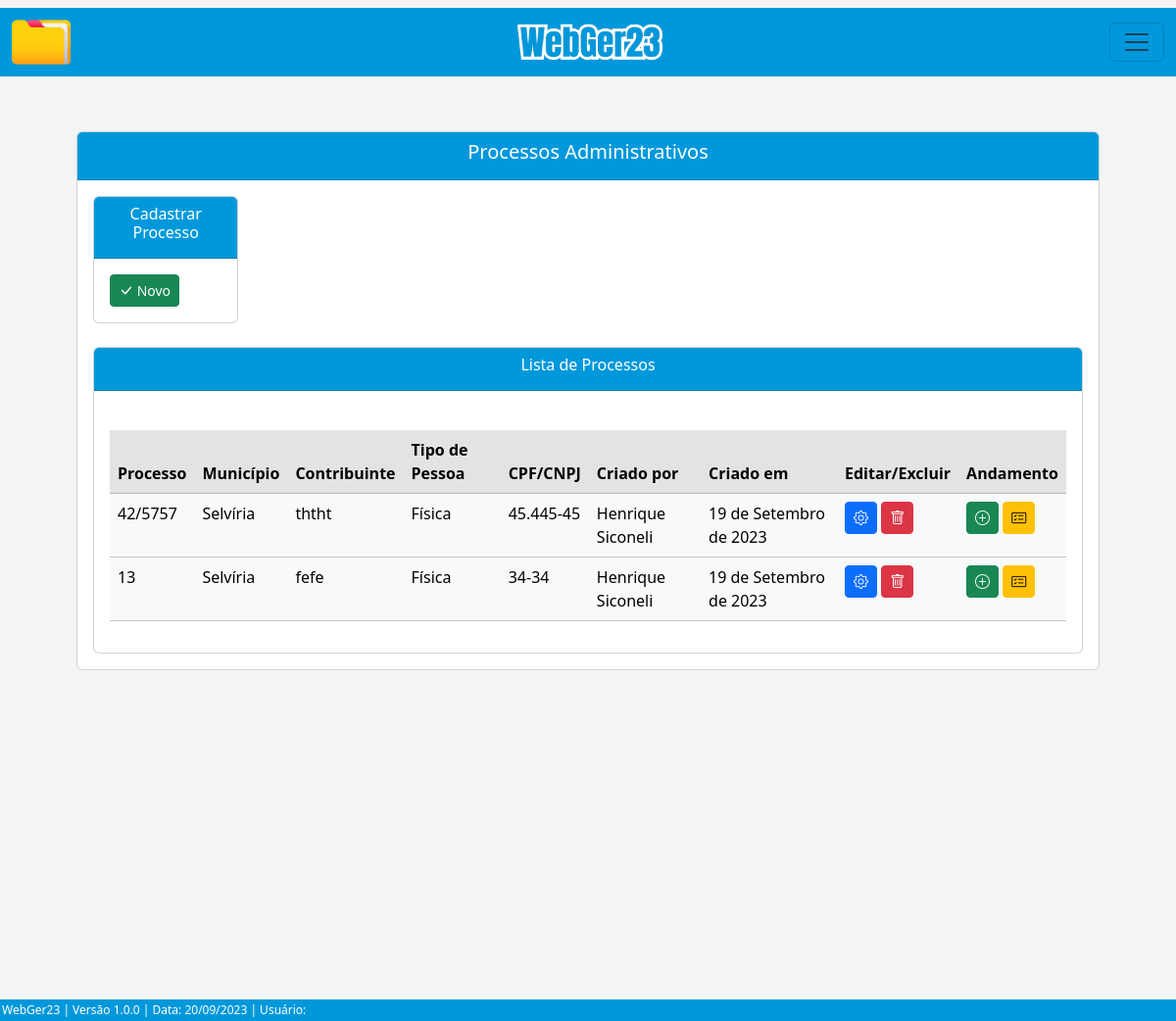
Before: /listar/processo-adm/ with the older database file.
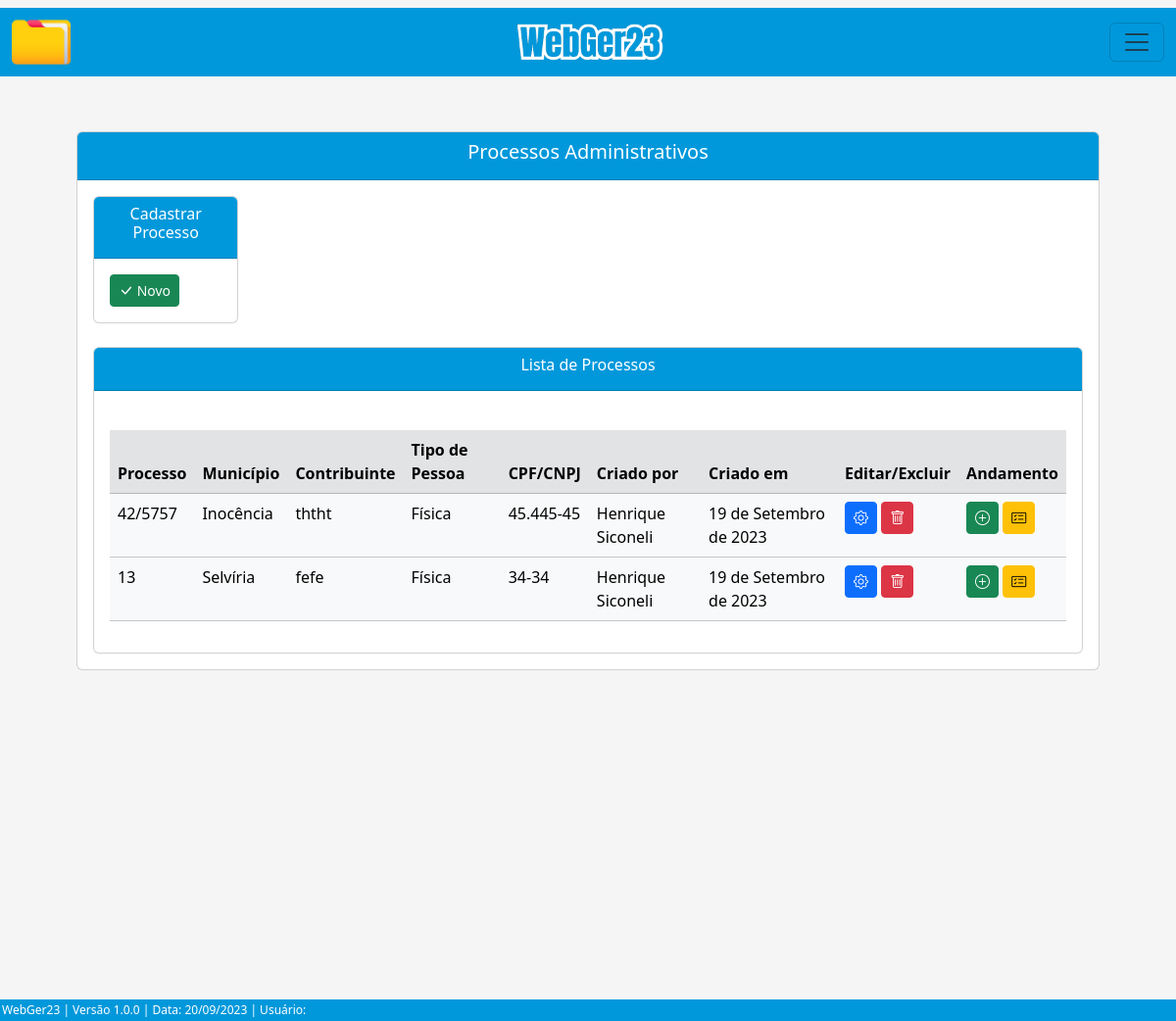
After: the same page with the newer database file.
### processo/models.py (models this page shows, shortened)
class Base(models.Model): # Classe base, será herdada pelas outras classes
    data_criacao = models.DateField('data_criação', auto_now_add=True)
    data_alteracao = models.DateField('Alterado', auto_now=True)
    ativo = models.BooleanField('Ativo?', default=True)
    class Meta:
        abstract = True

class ProcessoAdm(Base):
    ufs = (
        ('MS', 'MS'), ('MT', 'MT'), ('SP', 'SP'), ('RJ', 'RJ'),
    )
    municipios = (
        ('Selvíria', 'Selvíria'), ('Inocência', 'Inocência'),
    )
    tipo_pessoas = (
        ('Física', 'Física'), ('Jurídica', 'Jurídica'),
    )
    criador_processo_adm = models.ForeignKey(get_user_model(), verbose_name='Usuário Criador', on_delete=models.CASCADE) # Usuário que criou o processo, utilizando chave primária com o get_user_model do django, para utilizar o usuário logado automaticamente
    numero = models.CharField(unique=True, verbose_name='N°', max_length=10) # Número do processo
    municipio = models.CharField(max_length=50, choices=municipios, verbose_name='Município') # Município
    uf = models.CharField(max_length=2, choices=ufs) # UF
    data_inicial = models.DateField(blank=True, null=True) # Data Inicial do Período do processo
    data_final = models.DateField(blank=True, null=True) # Data final do Período do processo
    data_div_ativa = models.DateField(blank=True, null=True) # Data dívida ativa
    valor_atributo = models.CharField(max_length=14, blank=True, null=True)  # Valor do atributo
    valor_multa = models.CharField(max_length=14, blank=True, null=True) # Valor da multa
    valor_credito = models.CharField(max_length=14, blank=True, null=True) # Valor do crédito
    valor_atualizado = models.CharField(max_length=14, blank=True, null=True) # Valor do atualizado
    data_valor_atualizado = models.DateField(blank=True, null=True) # Data valor atualizado
    nome_contribuinte = models.CharField(max_length=50)  # Nome / Razão Social
    tipo_pessoa = models.CharField(max_length=50, choices=tipo_pessoas) # Física / Jurídica
    documento = models.CharField(max_length=20, verbose_name='CPF/CNPJ', unique=True) # CPF / CNPJ
    nome_fantasia = models.CharField(max_length=50, blank=True, null=True) # Nome Fantasia
    email = models.EmailField(max_length=50, blank=True, null=True) # E-mail
    endereco = models.CharField(max_length=150) # Rua
    complemento = models.CharField(max_length=50, blank=True, null=True) # Complemento
    municipio_contribuinte = models.CharField(max_length=50, blank=True, null=True) # Município Contribuinte
    uf_contribuinte = models.CharField(max_length=2, choices=ufs, verbose_name='UF', blank=True, null=True) # UF Contribuinte
    cep = models.CharField(max_length=10, blank=True, null=True) # CEP
    telefone = models.CharField(max_length=20, blank=True, null=True) # Telefone
    celular = models.CharField(max_length=20, blank=True, null=True) # Celular

### processo/views.py (the view)
# urls.py: path('listar/processo-adm/', ProcessoAdmList.as_view(), name='proc-adm-list'),
class ProcessoAdmList(ListView):
    model = ProcessoAdm
    template_name = 'processos/lists/processo_adm_list.html'

### processo/templates/processos/lists/processo_adm_list.html (shortened to what the changed rows need)
{% extends 'index.html' %}
{% load static %}
{% block conteudo %}
    <div class="container p-5">
        <div class="card">
            <div class="card-body">
                <br>
                <div class="card">
                    <div class="card-body">
                        <div class="table-responsive">
                            <br>
                            <table class="table table-hover table-light" id="tabela-listar">
                                <thead>
                                    <tr class="table-secondary">
                                        <th>Processo</th>
                                        <th>Município</th>
                                        <th>Contribuinte</th>
                                        <th>Tipo de Pessoa</th>
                                        <th>CPF/CNPJ</th>
                                        <th>Criado por</th>
                                        <th>Criado em</th>
                                        <th>Editar/Excluir</th>
                                        <th>Andamento</th>
                                    </tr>
                                </thead>
                                <tbody>
                                    {% for processo in object_list %}
                                    <tr>
                                        <td>{{ processo.numero }}</td>
                                        <td>{{ processo.municipio }}</td>
                                        <td>{{ processo.nome_contribuinte }}</td>
                                        <td>{{ processo.tipo_pessoa }}</td>
                                        <td>{{ processo.documento }}</td>
                                        <td>{{ processo.criador_processo_adm.get_full_name }}</td>
                                        <td>{{ processo.data_criacao }}</td>
                                        <td>
                                            <a href="{% url 'proc-adm-update' processo.pk %}" class="btn btn-primary btn-sm"><i class="bi bi-gear" style="font-size: 15px;"></i></a>
                                            <a href="{% url 'proc-adm-delete' processo.pk %}" class="btn btn-danger btn-sm"><i class="bi bi-trash" style="font-size: 15px;"></i></a>
                                        </td>
                                        <td>
                                            <a href="{% url 'andamento-adm-create' processo.pk %}" class="btn btn-success btn-sm" ><i class="bi bi-plus-circle" style="font-size: 15px;"></i></a>
                                            <a href="{% url 'andamento-adm-list' processo.pk %}" class="btn btn-warning btn-sm"><i class="bi bi-card-checklist" style="font-size: 15px;"></i></a>
                                        </td>
                                    </tr>
                                    {% endfor %}
                                </tbody>
                            </table>
                        </div>
                    </div>
                </div>
            </div>
        </div>
    </div>
    <br><br><br><br><br><br><br><br><br><br><br><br>
{% endblock %}

Changed rows visible on the page:
changed ProcessoAdm "ththt": municipio "Selvíria" → "Inocência"
